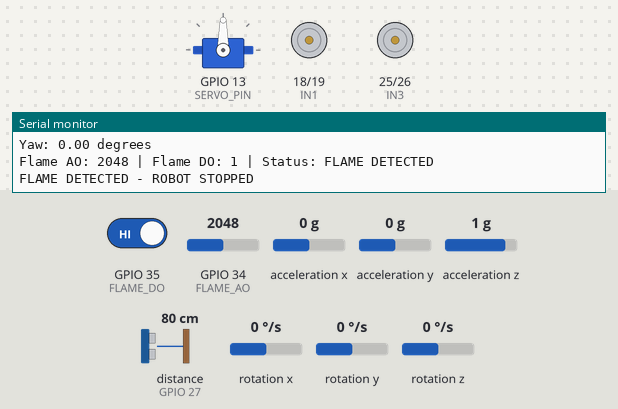
The sketch below on a simulated ESP32. Shown: servo, motor-driver pin pairs drawn as motors (green arrow = first pin HIGH = forward, orange = second pin HIGH = backward, longer = more drive, scaled by the enable pin), the last lines printed to the serial monitor. Wiring (inferred from the names in the program): MPU-6050 motion sensor at I2C address 0x68. The inputs (shaded band) are chosen by the test bench; at power-on: GPIO 35 (FLAME_DO) HIGH, distance to the obstacle (sensor on GPIO 27) 80 cm, rotation z 0 °/s, GPIO 34 (FLAME_AO) = 2048, acceleration x 0 g, acceleration y 0 g, acceleration z 1 g, rotation x 0 °/s, rotation y 0 °/s. The echo pulse lasts 58.3 µs per cm.

Above: at 5.0 s.
5.1 s: GPIO 35 (FLAME_DO) driven LOW
At 6.6 s:
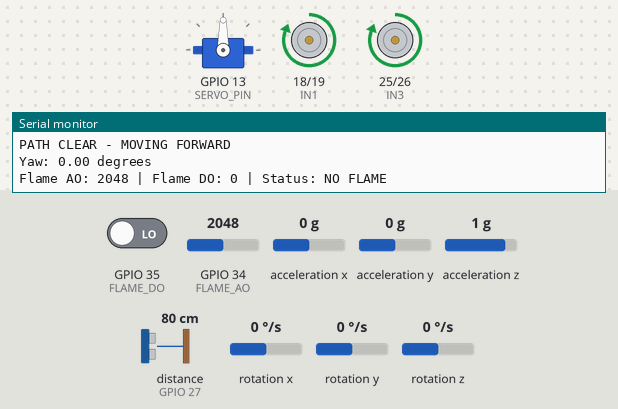
6.9 s: distance to the obstacle (sensor on GPIO 27) set to 33 cm
8.4 s: distance to the obstacle (sensor on GPIO 27) set to 29 cm
At 9.3 s:
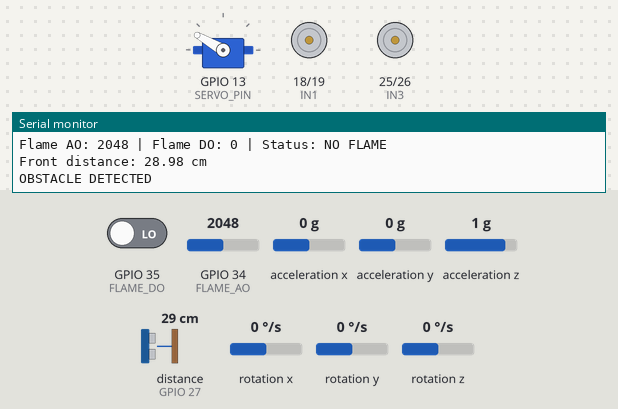
At 11.2 s:
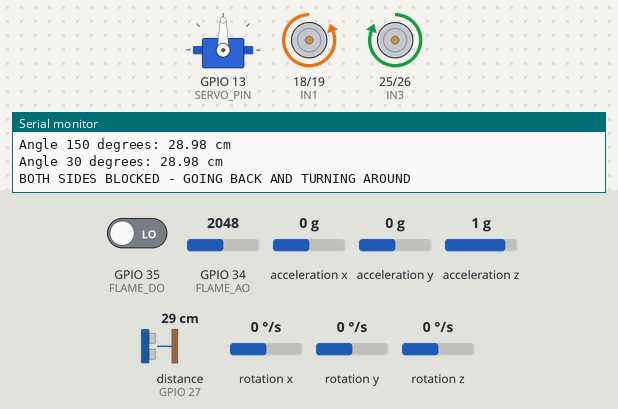
11.4 s: rotation z set to -73 °/s
At 14.33 s:
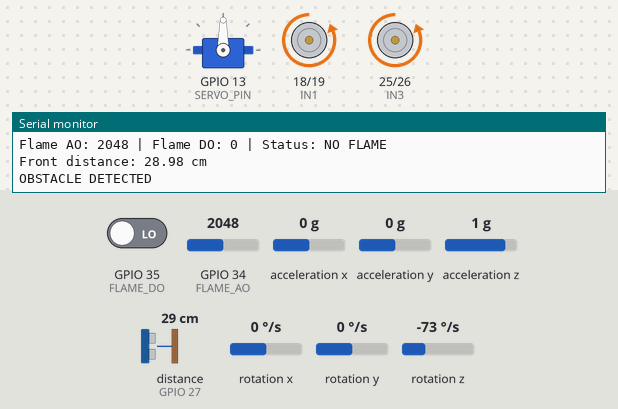
14.4 s: rotation z set to -86 °/s
17.4 s: rotation z set to -54 °/s
20.3 s: rotation z set to -49 °/s
Timing chart, 0 to 23.2 s (numbered marks = the images above; inputs shaded):
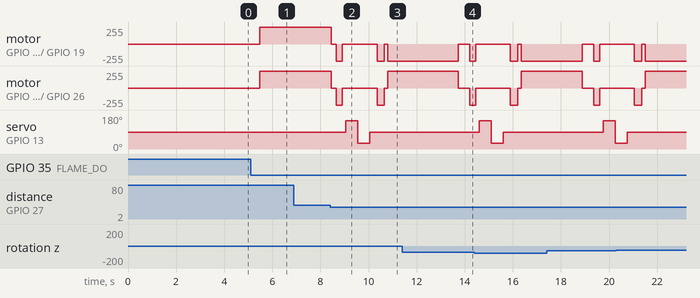

Measured:
- the behaviour switches between 31 and 30 cm on distance to the obstacle (sensor on GPIO 27) (found by bisection; images 1 and 2)
- after the input at 5.1 s, motor on GPIO 18 (IN1) / GPIO 19 (IN2), motor on GPIO 25 (IN3) / GPIO 26 (IN4): stopped → forward 255/255 after 0.37 s

The sketch:

PRAC.ino
```cpp
#include <Wire.h>
#include <ESP32Servo.h>

// =====================================
// MOTOR DRIVER - L298N
// =====================================

#define ENA 32
#define IN1 18
#define IN2 19
#define IN3 25
#define IN4 26
#define ENB 33

// =====================================
// ULTRASONIC SENSOR
// =====================================

#define TRIG_PIN 5
#define ECHO_PIN 27

// =====================================
// SERVO
// =====================================

#define SERVO_PIN 13

Servo scanner;

// =====================================
// MPU6050
// =====================================

#define MPU_ADDR 0x68
#define SDA_PIN 21
#define SCL_PIN 22

float gyroZOffset = 0;
float yaw = 0;

unsigned long lastMPUTime = 0;

// =====================================
// FLAME SENSOR HW-491
// =====================================

#define FLAME_AO 34
#define FLAME_DO 35

#define FLAME_ACTIVE HIGH

// =====================================
// BEHAVIOUR SETTINGS (tune these)
// =====================================

// Front distance below this (cm) = obstacle
const float OBSTACLE_DISTANCE = 30;

// A side must be at least this clear (cm) to drive that way
const float SIDE_CLEAR_DISTANCE = 35;

// Value used when the sensor gets NO echo = nothing in range = open space
const float OPEN_DISTANCE = 400;

// If we lose the echo right after a reading closer than this (cm),
// the object is probably too close for the sensor to see -> treat as obstacle
const float NEAR_BLIND_DISTANCE = 40;

// Turn sizes (degrees, measured with the MPU6050) and safety timeouts
const float SIDE_TURN_ANGLE = 75;
const float TURN_AROUND_ANGLE = 170;
const unsigned long SIDE_TURN_TIMEOUT = 1500;
const unsigned long TURN_AROUND_TIMEOUT = 3000;

// Last front reading, used for the "too close to see" check
float lastFrontDistance = OPEN_DISTANCE;

// =====================================
// MPU FUNCTIONS
// =====================================

void writeMPU(byte reg, byte value) {
  Wire.beginTransmission(MPU_ADDR);
  Wire.write(reg);
  Wire.write(value);
  Wire.endTransmission();
}

bool readMPU() {

  Wire.beginTransmission(MPU_ADDR);
  Wire.write(0x3B);

  if (Wire.endTransmission(false) != 0) {
    return false;
  }

  if (Wire.requestFrom(MPU_ADDR, 14) != 14) {
    return false;
  }

  int16_t ax = (Wire.read() << 8) | Wire.read();
  int16_t ay = (Wire.read() << 8) | Wire.read();
  int16_t az = (Wire.read() << 8) | Wire.read();

  Wire.read();
  Wire.read();

  int16_t gx = (Wire.read() << 8) | Wire.read();
  int16_t gy = (Wire.read() << 8) | Wire.read();
  int16_t gz = (Wire.read() << 8) | Wire.read();

  unsigned long now = micros();

  if (lastMPUTime != 0) {

    float dt = (now - lastMPUTime) / 1000000.0;

    float gyroZ = gz / 131.0 - gyroZOffset;

    yaw += gyroZ * dt;
  }

  lastMPUTime = now;

  return true;
}

// =====================================
// MPU CALIBRATION
// =====================================

void calibrateMPU() {

  Serial.println("Calibrating MPU6050...");
  Serial.println("Keep robot completely still.");

  long total = 0;
  const int samples = 1000;
  int validSamples = 0;

  for (int i = 0; i < samples; i++) {

    Wire.beginTransmission(MPU_ADDR);
    Wire.write(0x47);
    Wire.endTransmission(false);

    if (Wire.requestFrom(MPU_ADDR, 2) == 2) {

      int16_t gz = (Wire.read() << 8) | Wire.read();

      total += gz;
      validSamples++;
    }

    delay(3);
  }

  if (validSamples > 0) {
    gyroZOffset = (total / (float)validSamples) / 131.0;
  }

  yaw = 0;
  lastMPUTime = micros();

  Serial.print("Gyro Z offset: ");
  Serial.println(gyroZOffset);

  Serial.println("Calibration complete.");
}

// =====================================
// FLAME SENSOR
// =====================================

bool flameDetected() {
  return digitalRead(FLAME_DO) == FLAME_ACTIVE;
}

void printFlameData() {

  int analogValue = analogRead(FLAME_AO);
  int digitalValue = digitalRead(FLAME_DO);

  Serial.print("Flame AO: ");
  Serial.print(analogValue);

  Serial.print(" | Flame DO: ");
  Serial.print(digitalValue);

  Serial.print(" | Status: ");

  Serial.println(
    digitalValue == FLAME_ACTIVE
    ? "FLAME DETECTED"
    : "NO FLAME"
  );
}

// =====================================
// ULTRASONIC SENSOR
// =====================================

// Returns distance in cm, or -1 if no echo came back
float getDistance() {

  digitalWrite(TRIG_PIN, LOW);
  delayMicroseconds(5);

  digitalWrite(TRIG_PIN, HIGH);
  delayMicroseconds(10);

  digitalWrite(TRIG_PIN, LOW);

  unsigned long duration =
    pulseIn(ECHO_PIN, HIGH, 30000);

  if (duration == 0) {
    return -1;
  }

  return duration * 0.0343 / 2;
}

// Takes several readings and returns the CLOSEST valid one (safer).
// If no reading got an echo, returns OPEN_DISTANCE (nothing in range),
// so the robot keeps moving instead of stopping.
float getStableDistance(int samples) {

  float closest = -1;

  for (int i = 0; i < samples; i++) {

    float d = getDistance();

    if (d > 0 && (closest < 0 || d < closest)) {
      closest = d;
    }

    delay(30);
  }

  if (closest < 0) {
    return OPEN_DISTANCE;
  }

  return closest;
}

// =====================================
// MOTOR CONTROL
// =====================================

void enableMotors() {

  digitalWrite(ENA, HIGH);
  digitalWrite(ENB, HIGH);
}

void forward() {

  enableMotors();

  digitalWrite(IN1, HIGH);
  digitalWrite(IN2, LOW);

  digitalWrite(IN3, HIGH);
  digitalWrite(IN4, LOW);
}

void backward() {

  enableMotors();

  digitalWrite(IN1, LOW);
  digitalWrite(IN2, HIGH);

  digitalWrite(IN3, LOW);
  digitalWrite(IN4, HIGH);
}

void turnLeft() {

  enableMotors();

  digitalWrite(IN1, LOW);
  digitalWrite(IN2, HIGH);

  digitalWrite(IN3, HIGH);
  digitalWrite(IN4, LOW);
}

void turnRight() {

  enableMotors();

  digitalWrite(IN1, HIGH);
  digitalWrite(IN2, LOW);

  digitalWrite(IN3, LOW);
  digitalWrite(IN4, HIGH);
}

void stopMotors() {

  digitalWrite(IN1, LOW);
  digitalWrite(IN2, LOW);

  digitalWrite(IN3, LOW);
  digitalWrite(IN4, LOW);
}

// =====================================
// CONTROLLED MOVEMENT DELAY
// =====================================

bool controlledDelay(unsigned long duration) {

  unsigned long start = millis();

  while (millis() - start < duration) {

    readMPU();

    if (flameDetected()) {

      stopMotors();

      Serial.println("FLAME DETECTED - STOPPING");

      return false;
    }

    delay(10);
  }

  return true;
}

// =====================================
// TURN BY ANGLE (uses the MPU6050 yaw)
// =====================================
// Turns until the robot has rotated targetDeg degrees, so the turn
// size doesn't depend on battery level or floor grip.
// Falls back to a timeout if the gyro isn't responding.

bool turnByAngle(bool left, float targetDeg, unsigned long timeoutMs) {

  readMPU();

  float startYaw = yaw;
  unsigned long start = millis();

  if (left) {
    turnLeft();
  }
  else {
    turnRight();
  }

  while (fabs(yaw - startYaw) < targetDeg) {

    if (millis() - start > timeoutMs) {
      break;
    }

    if (flameDetected()) {

      stopMotors();

      Serial.println("FLAME DETECTED - STOPPING");

      return false;
    }

    readMPU();

    delay(5);
  }

  stopMotors();

  return true;
}

// =====================================
// SERVO SCANNING
// =====================================

float scanAt(int angle) {

  scanner.write(angle);
  delay(400);

  float distance = getStableDistance(3);

  Serial.print("Angle ");
  Serial.print(angle);
  Serial.print(" degrees: ");

  if (distance >= OPEN_DISTANCE) {
    Serial.println("No echo (open space)");
  }
  else {
    Serial.print(distance);
    Serial.println(" cm");
  }

  return distance;
}

// =====================================
// SETUP
// =====================================

void setup() {

  Serial.begin(115200);

  // Motor pins
  pinMode(ENA, OUTPUT);
  pinMode(ENB, OUTPUT);

  pinMode(IN1, OUTPUT);
  pinMode(IN2, OUTPUT);

  pinMode(IN3, OUTPUT);
  pinMode(IN4, OUTPUT);

  // Ultrasonic
  pinMode(TRIG_PIN, OUTPUT);
  pinMode(ECHO_PIN, INPUT);

  // Flame sensor
  pinMode(FLAME_AO, INPUT);
  pinMode(FLAME_DO, INPUT);

  // I2C
  Wire.begin(SDA_PIN, SCL_PIN);

  // MPU6050 initialization
  writeMPU(0x6B, 0x00);
  writeMPU(0x1B, 0x00);
  writeMPU(0x1C, 0x00);

  delay(100);

  Wire.beginTransmission(MPU_ADDR);

  if (Wire.endTransmission() == 0) {
    Serial.println("MPU6050 connected.");
  }
  else {
    Serial.println("ERROR: MPU6050 not detected!");
  }

  // Servo
  scanner.setPeriodHertz(50);
  scanner.attach(SERVO_PIN, 500, 2400);

  scanner.write(90);
  delay(300);

  stopMotors();

  calibrateMPU();

  Serial.println("Robot system ready.");
}

// =====================================
// MAIN LOOP
// =====================================

void loop() {

  // 1. Update MPU
  readMPU();

  Serial.print("\nYaw: ");
  Serial.print(yaw, 2);
  Serial.println(" degrees");

  // 2. Check flame sensor
  printFlameData();

  if (flameDetected()) {

    stopMotors();
    scanner.write(90);

    Serial.println("FLAME DETECTED - ROBOT STOPPED");

    delay(300);
    return;
  }

  // 3. Check front distance
  //    (servo is already at 90 degrees, so no extra wait here)
  float frontDistance = getStableDistance(2);

  bool noEcho = (frontDistance >= OPEN_DISTANCE);

  // No echo right after a close reading = object is probably too
  // close for the sensor to see, so treat it as an obstacle.
  bool blindObstacle = noEcho && (lastFrontDistance < NEAR_BLIND_DISTANCE);

  lastFrontDistance = frontDistance;

  Serial.print("Front distance: ");

  if (noEcho) {

    if (blindObstacle) {
      Serial.println("No echo, but was close a moment ago - TREATING AS OBSTACLE");
    }
    else {
      Serial.println("No echo - open space");
    }
  }
  else {
    Serial.print(frontDistance);
    Serial.println(" cm");
  }

  // 4. Path clear (including no echo) - keep moving forward
  if (!blindObstacle && frontDistance > OBSTACLE_DISTANCE) {

    Serial.println("PATH CLEAR - MOVING FORWARD");

    forward();

    return;
  }

  // 5. Obstacle detected - stop and back off a little to make room
  Serial.println("OBSTACLE DETECTED");

  stopMotors();
  delay(200);

  backward();

  if (!controlledDelay(250)) {
    return;
  }

  stopMotors();
  delay(150);

  // 6. Scan left and right
  //    (if left/right are mirrored on your robot, swap 150 and 30)
  float leftDistance = scanAt(150);
  float rightDistance = scanAt(30);

  scanner.write(90);
  delay(300);

  if (flameDetected()) {

    stopMotors();
    return;
  }

  // 7. Pick a clear side, or go back and turn around.
  //    The robot never drives forward into the obstacle from here.
  bool leftClear = leftDistance > SIDE_CLEAR_DISTANCE;
  bool rightClear = rightDistance > SIDE_CLEAR_DISTANCE;

  if (leftClear || rightClear) {

    bool goLeft = (leftDistance >= rightDistance);

    if (goLeft) {
      Serial.println("LEFT IS CLEARER - TURNING LEFT");
    }
    else {
      Serial.println("RIGHT IS CLEARER - TURNING RIGHT");
    }

    if (!turnByAngle(goLeft, SIDE_TURN_ANGLE, SIDE_TURN_TIMEOUT)) {
      return;
    }
  }
  else {

    Serial.println("BOTH SIDES BLOCKED - GOING BACK AND TURNING AROUND");

    backward();

    if (!controlledDelay(300)) {
      return;
    }

    stopMotors();
    delay(150);

    if (!turnByAngle(true, TURN_AROUND_ANGLE, TURN_AROUND_TIMEOUT)) {
      return;
    }
  }

  stopMotors();

  delay(200);

  // Fresh start: next loop re-checks the front before moving
  lastFrontDistance = OPEN_DISTANCE;
}
```
